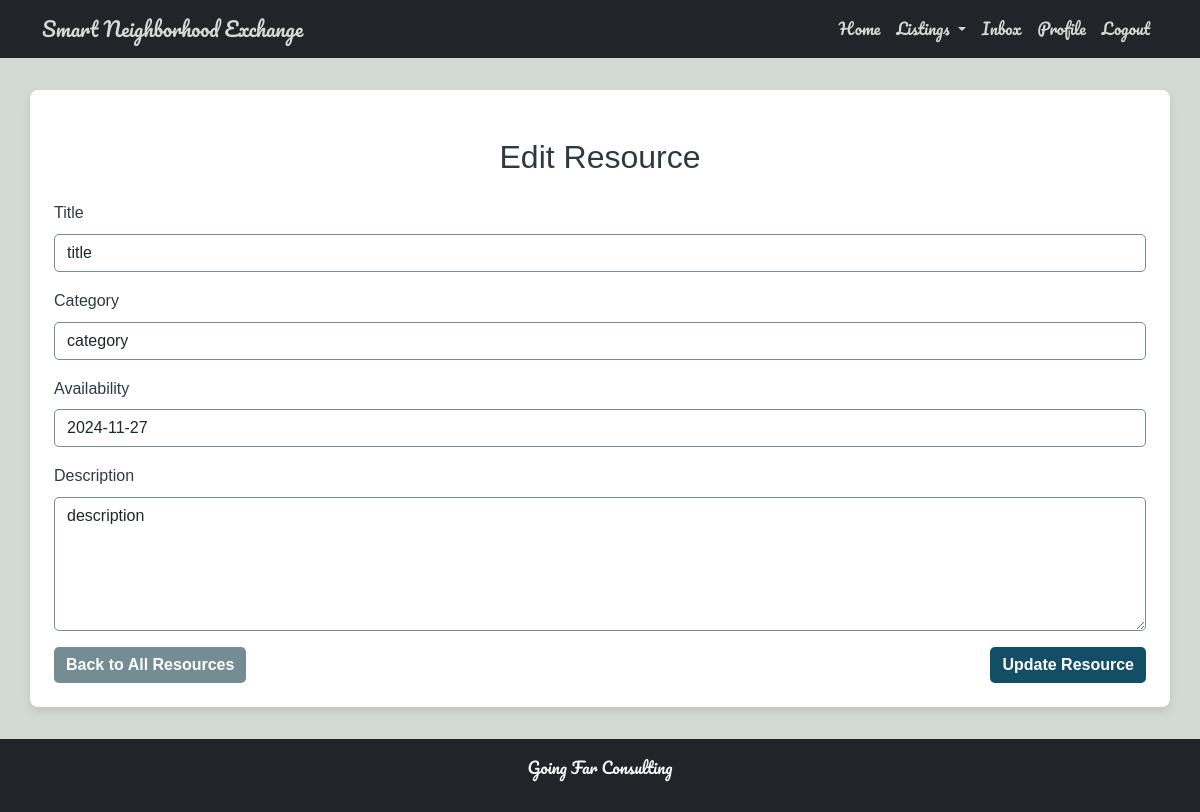
Page /resource/18/edit (signed in) on the committed database.
### tables this page shows
CREATE TABLE resources (
            resource_id INTEGER PRIMARY KEY AUTOINCREMENT,
            user_id INTEGER NOT NULL,
            title TEXT NOT NULL,
            description TEXT,
            images TEXT,
            category TEXT,
            availability TEXT,
            date_posted TEXT NOT NULL,
            FOREIGN KEY (user_id) REFERENCES users (id) ON DELETE CASCADE
        );

### app.py (the view, shortened to what this page needs)
@app.route('/resource/<int:id>/edit', methods=['GET', 'POST'])
def edit_resource(id):
    user_id = session.get('user_id')
    if user_id is None:
        flash("You must be logged in to edit resources.", "error")
        return redirect(url_for('login'))
    resource = get_resource_by_id(id)
    if resource is None:
        flash("Resource not found.", "error")
        return redirect(url_for('list_resources'))
    if resource['user_id'] != user_id:
        flash("You are not authorized to edit this resource.", "error")
        return redirect(url_for('list_resources'))
    return render_template('edit_resource.html', resource=resource)

### app.py (called while the page is built)
@app.before_request
def initialize_database():
    init_db()

@app.teardown_appcontext
def shutdown_session(exception=None):
    close_db()

### database.py (called while the page is built)
def get_db():
    if 'db' not in g:
        g.db = sqlite3.connect(DATABASE)
        g.db.row_factory = sqlite3.Row
    return g.db

def get_resource_by_id(resource_id):
    return get_db().execute("SELECT * FROM resources WHERE resource_id = ?", (resource_id,)).fetchone()

### templates/edit_resource.html (shortened to what this page needs)
{% extends "base.html" %}
{% block content %}
<div class="container mt-4">
    <h2 class="mb-4 text-center">Edit Resource</h2>
    <form action="{{ url_for('edit_resource', id=resource.resource_id) }}" method="POST" class="needs-validation" novalidate>
        <div class="mb-3">
            <label for="title" class="form-label">Title</label>
            <input type="text" id="title" name="title" class="form-control" value="{{ resource.title }}" required>
        </div>
        <div class="mb-3">
            <label for="category" class="form-label">Category</label>
            <input type="text" id="category" name="category" class="form-control" value="{{ resource.category }}" required>
        </div>
        <div class="mb-3">
            <label for="availability" class="form-label">Availability</label>
            <input type="text" id="availability" name="availability" class="form-control" value="{{ resource.availability }}" required>
        </div>
        <div class="mb-3">
            <label for="description" class="form-label">Description</label>
            <textarea id="description" name="description" class="form-control" rows="5">{{ resource.description }}</textarea>
        </div>
        <div class="d-flex justify-content-between">
            <a href="{{ url_for('list_resources') }}" class="btn btn-secondary">Back to All Resources</a>
            <button type="submit" class="btn btn-primary">Update Resource</button>
        </div>
    </form>
</div>
{% endblock %}

### static/style.css (style rules this page uses)
* { margin: 0; padding: 0; box-sizing: border-box; }
body { font-family: Arial, sans-serif; line-height: 1.6; color: #2E3944; background-color: #D3D9D4; }
button, .btn { font-size: 16px; font-weight: bold; border: none; border-radius: 5px; transition: background-color 0.3s ease, color 0.3s ease; }
.btn-primary, .btn-info { background-color: #124E66; color: #FFFFFF; }
.btn-secondary { background-color: #748D92; color: #FFFFFF; }
.form-control, textarea.form-control { border-radius: 5px; border: 1px solid #748D92; }
textarea.form-control { resize: vertical; }

### rows in the picture
resources: title "title", category "category", availability "2024-11-27", description "description"
